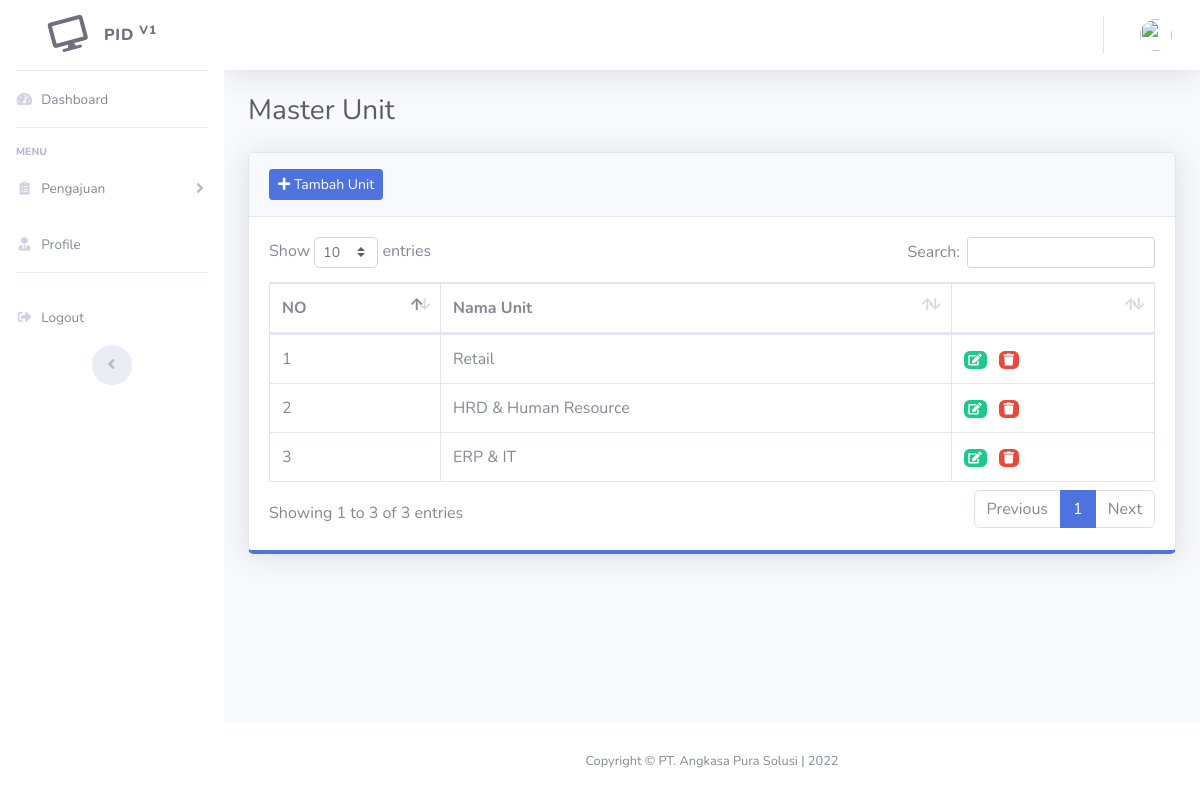
The app's page /index.php/master/unit with its own data.
### tables this page shows
CREATE TABLE `tb_unit` (
  `id_unit` int(11) NOT NULL,
  `nama_unit` varchar(225) NOT NULL
);

### application/controllers/master/Unit.php (called while the page is built, shortened)
<?php
class Unit extends CI_Controller
{
    public function __construct()
    {
        $this->load->model('Core_Model', 'core');
    }
    public function index()
    {
        $data = [
            'title' => 'Master Unit',
            'unit' => $this->core->get('tb_unit', ['select_by' => 'id_unit', 'order_by' => 'DESC']),
        ];
        $this->load->view('layout/header', $data);
        $this->load->view('layout/sidebar');
        $this->load->view('layout/topbar');
        $this->load->view('master/unit/index', $data);
        $this->load->view('layout/footer');
    }
}

### index.php (called while the page is built, shortened)
<?php
require_once BASEPATH.'core/CodeIgniter.php';

### application/models/Core_Model.php (called while the page is built, shortened)
<?php
class Core_Model extends CI_Model
{
	public function get($table, $order = null)
	{
		$this->db->select('*');
		$this->db->from($table);
		if ($order != null) {
			$this->db->order_by($order['select_by'], $order['order_by']);
		}
		return $this->db->get()->result();
	}
}

### application/views/master/unit/index.php (the view)
<div class="container-fluid">
	<div class="d-sm-flex align-items-center justify-content-between mb-4">
		<h1 class="h3 mb-0 text-gray-800"><?= $title ?></h1>
	</div>
	<div class="row">
		<div class="col-lg">
			<div class="card shadow mb-4 border-bottom-primary">
				<div class="card-header py-3">
					<h6 class="m-0 font-weight-bold"><a href="<?= base_url('master/unit/tambah') ?>" class="btn btn-sm btn-primary"><i class="fas fa-plus"></i> Tambah Unit</a></h6>
				</div>
				<div class="card-body">
					<div class="table-responsive">
						<table class="table table-bordered" id="dataTable" width="100%" cellspacing="0">
							<thead>
								<tr>
									<th>NO</th>
									<th>Nama Unit</th>
									<th></th>
								</tr>
							</thead>
							<tbody>
								<?php
								$no = 1;
								foreach ($unit as $u) :
								?>
									<tr>
										<td><?= $no++ ?></td>
										<td><?= $u->nama_unit ?></td>
										<td>
											<a href="<?=base_url('master/unit/ubah/') . $u->id_unit;?>" class="badge badge-success mr-2" data-toggle="tooltip" data-placement="left" title="Ubah"><i class="fas fa-edit"></i></a>
											<a href="<?=base_url('master/unit/hapus/') . $u->id_unit;?>" class="badge badge-danger" data-toggle="tooltip" data-placement="left" title="Hapus"><i class="fas fa-trash"></i></a>
										</td>
									</tr>
								<?php endforeach; ?>
							</tbody>
						</table>
					</div>
				</div>
			</div>
		</div>
	</div>
</div>

### records on screen
tb_unit: nama_unit "Retail"
tb_unit: nama_unit "HRD & Human Resource"
tb_unit: nama_unit "ERP & IT"

### other values on screen
$title "Master Unit"
